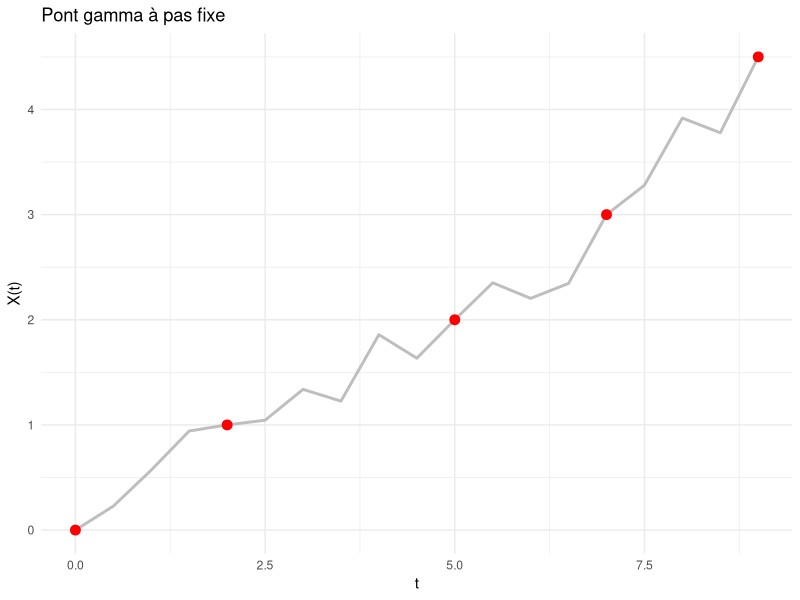
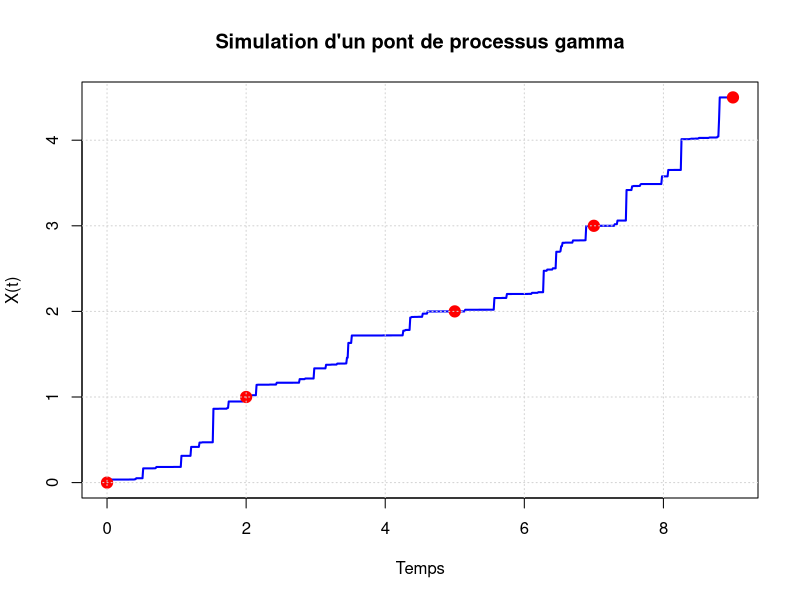

These charts were generated, in order, by the following R code:
## ---- chunk 1

simulate_gamma_bridge_df <- function(X, delta = 0.1, A) {
  
  # Vérifications
  if (!all(c("t_obs", "x_obs") %in% colnames(X))) {
    stop("Le data.frame X doit contenir les colonnes 't_obs' et 'x_obs'")
  }
  if (!is.function(A)) stop("A doit être une fonction strictement croissante")
  
  t_obs <- X$t_obs
  x_obs <- X$x_obs
  
  # Grille fine régulière
  t_fine <- seq(min(t_obs), max(t_obs), by = delta)
  X_fine <- numeric(length(t_fine))
  
  # Boucle sur chaque intervalle [ti, ti+1]
  for (i in 1:(length(t_obs)-1)) {
    
    t0 <- t_obs[i]; t1 <- t_obs[i+1]
    x0 <- x_obs[i]; x1 <- x_obs[i+1]
    
    # indices de la grille fine pour l'intervalle
    idx <- which(t_fine >= t0 & t_fine <= t1)
    idx0 <- idx[1]; idx1 <- idx[length(idx)]
    
    # Forcer les extrémités
    X_fine[idx0] <- x0
    X_fine[idx1] <- x1
    
    if (length(idx) > 2) {
      # Points intermédiaires
      t_intern <- t_fine[idx[-c(1,length(idx))]]
      
      for (j in seq_along(t_intern)) {
        t <- t_intern[j]
        alpha <- A(t) - A(t0)
        beta  <- A(t1) - A(t)
        
        # Tirage Beta conditionnel
        u <- rbeta(1, alpha, beta)
        X_fine[idx[j+1]] <- x0 + (x1 - x0) * u
      }
    }
  }
  
  return(data.frame(t = t_fine, X = X_fine))
}
## ---- chunk 2
# Points observés
X_obs <- data.frame(
  t_obs = c(0, 2, 5, 7, 9),
  x_obs = c(0, 1, 2, 3, 4.5)
)

# Fonction de forme 
A <- function(t){
  3*t
}  

# Simulation avec pas delta = 0.5
result <- simulate_gamma_bridge_df(X_obs, delta = 0.5, A = A)

# Visualisation
library(ggplot2)
ggplot(result, aes(x = t, y = X)) +
  geom_line(color = "grey", size = 1) +
  geom_point(data = X_obs, aes(x = t_obs, y = x_obs), color = "red", size = 3) +
  labs(title = "Pont gamma à pas fixe",
       x = "t", y = "X(t)") +
  theme_minimal()
## ---- chunk 3
library(gtools)

gamma_bridge_dirichlet <- function(t_obs, x_obs, a, delta = 0.1) {
  
  if (any(diff(t_obs) <= 0)) stop("t_obs doit être strictement croissant")
  if (any(diff(x_obs) < 0)) stop("x_obs doit être croissant")
  
  t_fine <- sort(unique(c(seq(min(t_obs), max(t_obs), by = delta), t_obs)))
  X_fine <- numeric(length(t_fine))
  
  for (i in seq_along(t_obs)[-length(t_obs)]) {
    t0 <- t_obs[i]; t1 <- t_obs[i+1]
    x0 <- x_obs[i]; x1 <- x_obs[i+1]
    
    idx <- which(t_fine >= t0 & t_fine <= t1)
    idx0 <- idx[1]; idx1 <- idx[length(idx)]
    
    X_fine[idx0] <- x0
    X_fine[idx1] <- x1
    
    if (length(idx) > 2) {
      t_intern <- t_fine[idx[-c(1, length(idx))]]
      
      deltas <- diff(c(t0, t_intern, t1))
      alpha <- pmax(a * deltas, 1e-12)
      
      prop <- rdirichlet(1, alpha)
      incr <- (x1 - x0) * prop
      
      cum_incr <- cumsum(incr)
      X_fine[idx[-c(1, length(idx))]] <- x0 + cum_incr[-length(cum_incr)]
    }
  }
  
  return(data.frame(t = t_fine, X = X_fine))
}
## ---- chunk 4
set.seed(123)

# Données observées

  t_obs = c(0, 2, 5, 7, 9)
  x_obs = c(0, 1, 2, 3, 4.5)

# Paramètre du processus gamma
a <- 2

# Simulation du pont

sim <- gamma_bridge_dirichlet(t_obs, x_obs, a, delta = 0.01)

# Visualisation
plot(sim$t, sim$X, type = "l", col = "blue", lwd = 2,
     main = "Simulation d'un pont de processus gamma",
     xlab = "Temps", ylab = "X(t)")

# Points observés
points(t_obs, x_obs, col = "red", pch = 19, cex = 1.5)

# Grille
grid()
